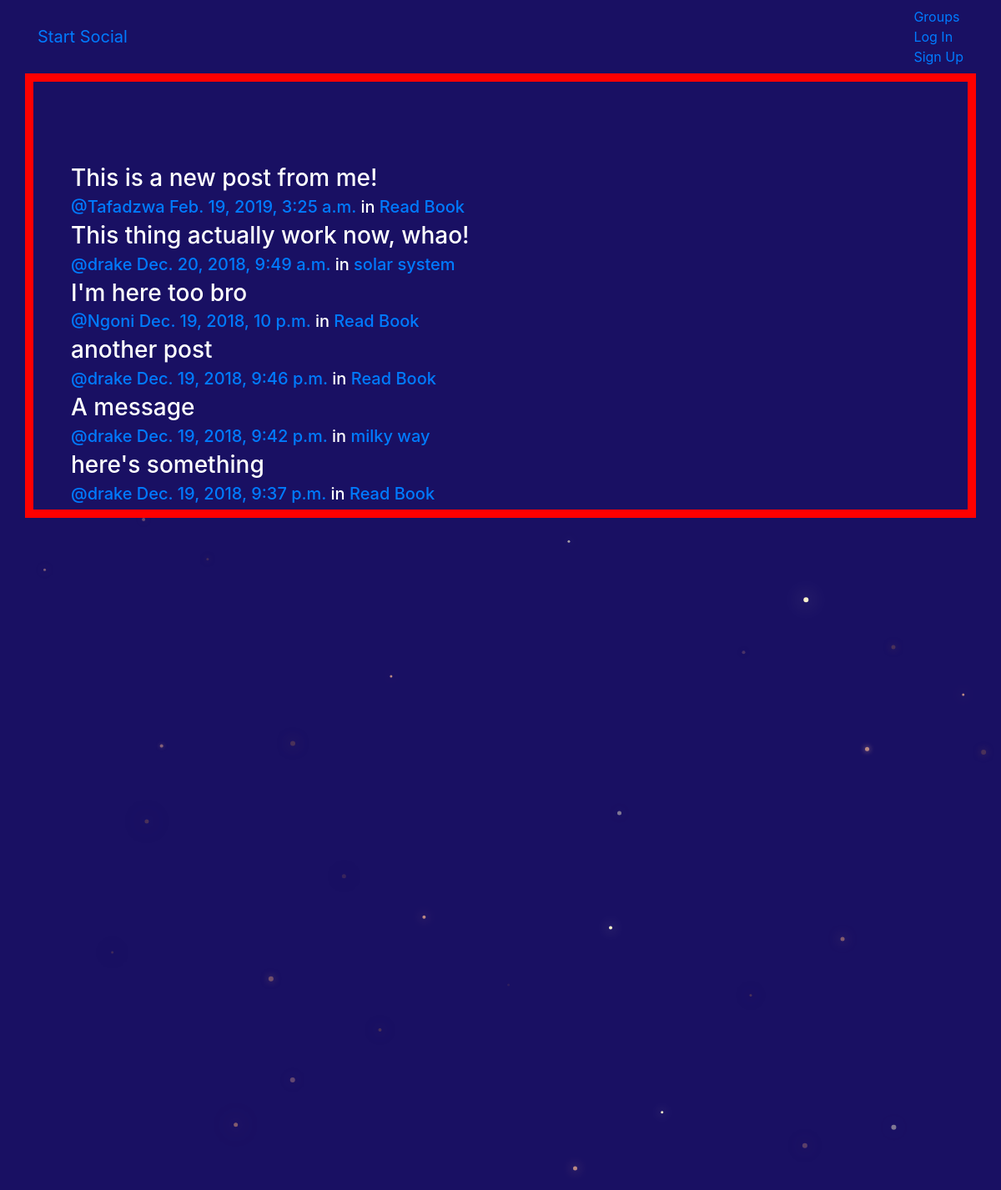
/posts/, run on the app's committed database.
### posts/models.py (models this page shows, shortened)
class Post(models.Model):
    user = models.ForeignKey(User, related_name ='posts', on_delete=models.CASCADE)
    created_at = models.DateTimeField(auto_now =True)
    message = models.TextField()
    message_html = models.TextField(editable = False)
    group = models.ForeignKey(Group, related_name ='posts', null =True, blank = True, on_delete=models.CASCADE)
    class Meta:
        ordering = ['-created_at']
        unique_together = ['user', 'message']

### groups/models.py (models this page shows, shortened)
class Group(models.Model):
    name = models.CharField(max_length=255, unique = True)
    slug = models.SlugField(allow_unicode=True, unique=True)
    description = models.TextField(blank =True, default = '')
    description_html = models.TextField(editable =False, default = '', blank =True)
    members = models.ManyToManyField(User,through = 'GroupMember')
    class Meta:
        ordering = ['name']

### posts/views.py (the view)
class PostList(SelectRelatedMixin, generic.ListView):
    model = models.Post
    select_related = ('user', 'group')

### posts/templates/posts/post_list.html (shortened to what this page needs)
{% extends "posts/post_base.html" %}
{% block post_content %}
    <div class="col-md-8">
        {% for post in post_list %}
            {% include "posts/_post.html" %}
        {% endfor %}
    </div>
{% endblock post_content %}

### posts/templates/posts/_post.html (shortened to what this page needs)
<div class="container">
	<h3 style="color: white;">{{ post.message_html|safe }}</h3>
	<div class="media-body">
		<h5 class="media-heading">
			<span class="username"><a href="{% url 'posts:for_user' username=post.user.username %}">@{{ post.user.username }}</a></span>
			<time class="time"><a href="{% url 'posts:single' username=post.user.username pk=post.pk %}">{{ post.created_at }}</a></time>
			{% if post.group %}
			<span class="group-name" style="color: white;">in <a href="#">{{ post.group.name }}</a></span>
			{% endif %}
		</h5>
	</div>
</div>

### static/simple_social/css/master.css (style rules this page uses)
html, body { height: 100%; width: 100%; overflow: hidden; background: #191063; margin: 0; }

### data on the page
Post: message_html "This is a new post from me!", user.username "Tafadzwa", created_at "Feb. 19, 2019, 3:25 a.m.", group.name "Read Book"
Post: message_html "This thing actually work now, whao!", user.username "drake", created_at "Dec. 20, 2018, 9:49 a.m.", group.name "solar system"
Post: message_html "I'm here too bro", user.username "Ngoni", created_at "Dec. 19, 2018, 10 p.m.", group.name "Read Book"
Post: message_html "another post", user.username "drake", created_at "Dec. 19, 2018, 9:46 p.m.", group.name "Read Book"
Post: message_html "A message", user.username "drake", created_at "Dec. 19, 2018, 9:42 p.m.", group.name "milky way"
Post: message_html "here's something", user.username "drake", created_at "Dec. 19, 2018, 9:37 p.m.", group.name "Read Book"
